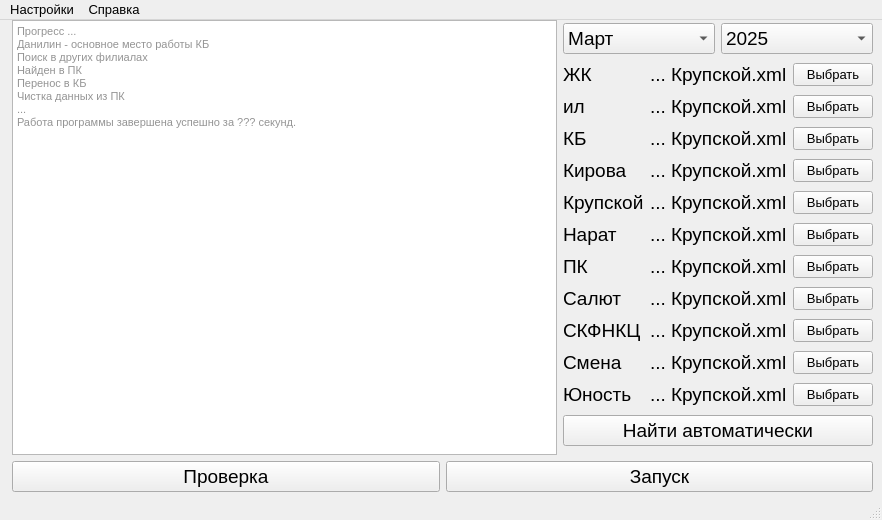
<?xml version="1.0" encoding="UTF-8"?>
<ui version="4.0">
 <class>MainWindow</class>
 <widget class="QMainWindow" name="MainWindow">
  <property name="geometry">
   <rect>
    <x>0</x>
    <y>0</y>
    <width>882</width>
    <height>520</height>
   </rect>
  </property>
  <property name="minimumSize">
   <size>
    <width>882</width>
    <height>520</height>
   </size>
  </property>
  <property name="maximumSize">
   <size>
    <width>882</width>
    <height>520</height>
   </size>
  </property>
  <property name="font">
   <font>
    <family>Tahoma</family>
    <pointsize>10</pointsize>
   </font>
  </property>
  <property name="windowTitle">
   <string>xml editor</string>
  </property>
  <widget class="QWidget" name="centralwidget">
   <widget class="QWidget" name="verticalLayoutWidget_2">
    <property name="geometry">
     <rect>
      <x>12</x>
      <y>0</y>
      <width>861</width>
      <height>472</height>
     </rect>
    </property>
    <layout class="QVBoxLayout" name="verticalLayout_2">
     <item>
      <layout class="QHBoxLayout" name="horizontalLayout_13">
       <item>
        <widget class="QTextBrowser" name="processView">
         <property name="font">
          <font>
           <family>Tahoma</family>
          </font>
         </property>
         <property name="html">
          <string>&lt;!DOCTYPE HTML PUBLIC &quot;-//W3C//DTD HTML 4.0//EN&quot; &quot;http://www.w3.org/TR/REC-html40/strict.dtd&quot;&gt;
&lt;html&gt;&lt;head&gt;&lt;meta name=&quot;qrichtext&quot; content=&quot;1&quot; /&gt;&lt;style type=&quot;text/css&quot;&gt;
p, li { white-space: pre-wrap; }
&lt;/style&gt;&lt;/head&gt;&lt;body style=&quot; font-family:'Tahoma'; font-size:10pt; font-weight:400; font-style:normal;&quot;&gt;
&lt;p style=&quot; margin-top:0px; margin-bottom:0px; margin-left:0px; margin-right:0px; -qt-block-indent:0; text-indent:0px;&quot;&gt;&lt;span style=&quot; font-family:'MS Shell Dlg 2'; font-size:8.25pt; color:#949494;&quot;&gt;Прогресс ...&lt;/span&gt;&lt;/p&gt;
&lt;p style=&quot; margin-top:0px; margin-bottom:0px; margin-left:0px; margin-right:0px; -qt-block-indent:0; text-indent:0px;&quot;&gt;&lt;span style=&quot; font-family:'MS Shell Dlg 2'; font-size:8.25pt; color:#949494;&quot;&gt;Данилин - основное место работы КБ&lt;/span&gt;&lt;/p&gt;
&lt;p style=&quot; margin-top:0px; margin-bottom:0px; margin-left:0px; margin-right:0px; -qt-block-indent:0; text-indent:0px;&quot;&gt;&lt;span style=&quot; font-family:'MS Shell Dlg 2'; font-size:8.25pt; color:#949494;&quot;&gt;Поиск в других филиалах&lt;/span&gt;&lt;/p&gt;
&lt;p style=&quot; margin-top:0px; margin-bottom:0px; margin-left:0px; margin-right:0px; -qt-block-indent:0; text-indent:0px;&quot;&gt;&lt;span style=&quot; font-family:'MS Shell Dlg 2'; font-size:8.25pt; color:#949494;&quot;&gt;Найден в ПК&lt;/span&gt;&lt;/p&gt;
&lt;p style=&quot; margin-top:0px; margin-bottom:0px; margin-left:0px; margin-right:0px; -qt-block-indent:0; text-indent:0px;&quot;&gt;&lt;span style=&quot; font-family:'MS Shell Dlg 2'; font-size:8.25pt; color:#949494;&quot;&gt;Перенос в КБ&lt;/span&gt;&lt;/p&gt;
&lt;p style=&quot; margin-top:0px; margin-bottom:0px; margin-left:0px; margin-right:0px; -qt-block-indent:0; text-indent:0px;&quot;&gt;&lt;span style=&quot; font-family:'MS Shell Dlg 2'; font-size:8.25pt; color:#949494;&quot;&gt;Чистка данных из ПК&lt;/span&gt;&lt;/p&gt;
&lt;p style=&quot; margin-top:0px; margin-bottom:0px; margin-left:0px; margin-right:0px; -qt-block-indent:0; text-indent:0px;&quot;&gt;&lt;span style=&quot; font-family:'MS Shell Dlg 2'; font-size:8.25pt; color:#949494;&quot;&gt;...&lt;/span&gt;&lt;/p&gt;
&lt;p style=&quot; margin-top:0px; margin-bottom:0px; margin-left:0px; margin-right:0px; -qt-block-indent:0; text-indent:0px;&quot;&gt;&lt;span style=&quot; font-family:'MS Shell Dlg 2'; font-size:8.25pt; color:#949494;&quot;&gt;Работа программы завершена успешно за ??? секунд.&lt;/span&gt;&lt;/p&gt;&lt;/body&gt;&lt;/html&gt;</string>
         </property>
        </widget>
       </item>
       <item>
        <layout class="QVBoxLayout" name="verticalLayout">
         <item>
          <layout class="QHBoxLayout" name="horizontalLayout_15">
           <item>
            <widget class="QComboBox" name="month_box">
             <property name="font">
              <font>
               <pointsize>14</pointsize>
              </font>
             </property>
             <property name="currentIndex">
              <number>2</number>
             </property>
             <item>
              <property name="text">
               <string>Январь</string>
              </property>
             </item>
             <item>
              <property name="text">
               <string>Февраль</string>
              </property>
             </item>
             <item>
              <property name="text">
               <string>Март</string>
              </property>
             </item>
             <item>
              <property name="text">
               <string>Апрель</string>
              </property>
             </item>
             <item>
              <property name="text">
               <string>Май</string>
              </property>
             </item>
             <item>
              <property name="text">
               <string>Июнь</string>
              </property>
             </item>
             <item>
              <property name="text">
               <string>Июль</string>
              </property>
             </item>
             <item>
              <property name="text">
               <string>Август</string>
              </property>
             </item>
             <item>
              <property name="text">
               <string>Сентябрь</string>
              </property>
             </item>
             <item>
              <property name="text">
               <string>Октябрь</string>
              </property>
             </item>
             <item>
              <property name="text">
               <string>Ноябрь</string>
              </property>
             </item>
             <item>
              <property name="text">
               <string>Декабрь</string>
              </property>
             </item>
            </widget>
           </item>
           <item>
            <widget class="QComboBox" name="year_box">
             <property name="font">
              <font>
               <pointsize>14</pointsize>
              </font>
             </property>
             <property name="currentText">
              <string>2025</string>
             </property>
             <property name="currentIndex">
              <number>5</number>
             </property>
             <item>
              <property name="text">
               <string>2020</string>
              </property>
             </item>
             <item>
              <property name="text">
               <string>2021</string>
              </property>
             </item>
             <item>
              <property name="text">
               <string>2022</string>
              </property>
             </item>
             <item>
              <property name="text">
               <string>2023</string>
              </property>
             </item>
             <item>
              <property name="text">
               <string>2024</string>
              </property>
             </item>
             <item>
              <property name="text">
               <string>2025</string>
              </property>
             </item>
            </widget>
           </item>
          </layout>
         </item>
         <item>
          <layout class="QHBoxLayout" name="horizontalLayout_5">
           <item>
            <widget class="QLabel" name="JK_lable">
             <property name="font">
              <font>
               <family>Tahoma</family>
               <pointsize>14</pointsize>
              </font>
             </property>
             <property name="text">
              <string>ЖК</string>
             </property>
            </widget>
           </item>
           <item>
            <widget class="QLabel" name="JK_file_label">
             <property name="font">
              <font>
               <family>Tahoma</family>
               <pointsize>14</pointsize>
              </font>
             </property>
             <property name="text">
              <string>... Крупской.xml</string>
             </property>
            </widget>
           </item>
           <item>
            <widget class="QPushButton" name="JK_select_btn">
             <property name="text">
              <string>Выбрать</string>
             </property>
            </widget>
           </item>
          </layout>
         </item>
         <item>
          <layout class="QHBoxLayout" name="horizontalLayout">
           <item>
            <widget class="QLabel" name="IL_label">
             <property name="font">
              <font>
               <family>Tahoma</family>
               <pointsize>14</pointsize>
              </font>
             </property>
             <property name="text">
              <string>ил</string>
             </property>
            </widget>
           </item>
           <item>
            <widget class="QLabel" name="IL_file_label">
             <property name="font">
              <font>
               <family>Tahoma</family>
               <pointsize>14</pointsize>
              </font>
             </property>
             <property name="text">
              <string>... Крупской.xml</string>
             </property>
            </widget>
           </item>
           <item>
            <widget class="QPushButton" name="IL_select_btn">
             <property name="text">
              <string>Выбрать</string>
             </property>
            </widget>
           </item>
          </layout>
         </item>
         <item>
          <layout class="QHBoxLayout" name="horizontalLayout_8">
           <item>
            <widget class="QLabel" name="KB_label">
             <property name="font">
              <font>
               <family>Tahoma</family>
               <pointsize>14</pointsize>
              </font>
             </property>
             <property name="text">
              <string>КБ</string>
             </property>
            </widget>
           </item>
           <item>
            <widget class="QLabel" name="KB_file_label">
             <property name="font">
              <font>
               <family>Tahoma</family>
               <pointsize>14</pointsize>
              </font>
             </property>
             <property name="text">
              <string>... Крупской.xml</string>
             </property>
            </widget>
           </item>
           <item>
            <widget class="QPushButton" name="KB_select_btn">
             <property name="text">
              <string>Выбрать</string>
             </property>
            </widget>
           </item>
          </layout>
         </item>
         <item>
          <layout class="QHBoxLayout" name="horizontalLayout_4">
           <item>
            <widget class="QLabel" name="KV_label">
             <property name="font">
              <font>
               <family>Tahoma</family>
               <pointsize>14</pointsize>
              </font>
             </property>
             <property name="text">
              <string>Кирова</string>
             </property>
            </widget>
           </item>
           <item>
            <widget class="QLabel" name="KV_file_label">
             <property name="font">
              <font>
               <family>Tahoma</family>
               <pointsize>14</pointsize>
              </font>
             </property>
             <property name="text">
              <string>... Крупской.xml</string>
             </property>
            </widget>
           </item>
           <item>
            <widget class="QPushButton" name="KV_select_btn">
             <property name="text">
              <string>Выбрать</string>
             </property>
            </widget>
           </item>
          </layout>
         </item>
         <item>
          <layout class="QHBoxLayout" name="horizontalLayout_12">
           <item>
            <widget class="QLabel" name="KP_label">
             <property name="font">
              <font>
               <family>Tahoma</family>
               <pointsize>14</pointsize>
              </font>
             </property>
             <property name="text">
              <string>Крупской</string>
             </property>
            </widget>
           </item>
           <item>
            <widget class="QLabel" name="KP_file_label">
             <property name="font">
              <font>
               <family>Tahoma</family>
               <pointsize>14</pointsize>
              </font>
             </property>
             <property name="text">
              <string>... Крупской.xml</string>
             </property>
            </widget>
           </item>
           <item>
            <widget class="QPushButton" name="KP_select_btn">
             <property name="text">
              <string>Выбрать</string>
             </property>
            </widget>
           </item>
          </layout>
         </item>
         <item>
          <layout class="QHBoxLayout" name="horizontalLayout_6">
           <item>
            <widget class="QLabel" name="NR_label">
             <property name="font">
              <font>
               <family>Tahoma</family>
               <pointsize>14</pointsize>
              </font>
             </property>
             <property name="text">
              <string>Нарат</string>
             </property>
            </widget>
           </item>
           <item>
            <widget class="QLabel" name="NR_file_label">
             <property name="font">
              <font>
               <family>Tahoma</family>
               <pointsize>14</pointsize>
              </font>
             </property>
             <property name="text">
              <string>... Крупской.xml</string>
             </property>
            </widget>
           </item>
           <item>
            <widget class="QPushButton" name="NR_select_btn">
             <property name="text">
              <string>Выбрать</string>
             </property>
            </widget>
           </item>
          </layout>
         </item>
         <item>
          <layout class="QHBoxLayout" name="horizontalLayout_7">
           <item>
            <widget class="QLabel" name="PK_label">
             <property name="font">
              <font>
               <family>Tahoma</family>
               <pointsize>14</pointsize>
              </font>
             </property>
             <property name="text">
              <string>ПК</string>
             </property>
            </widget>
           </item>
           <item>
            <widget class="QLabel" name="PK_file_label">
             <property name="font">
              <font>
               <family>Tahoma</family>
               <pointsize>14</pointsize>
              </font>
             </property>
             <property name="text">
              <string>... Крупской.xml</string>
             </property>
            </widget>
           </item>
           <item>
            <widget class="QPushButton" name="PK_select_btn">
             <property name="text">
              <string>Выбрать</string>
             </property>
            </widget>
           </item>
          </layout>
         </item>
         <item>
          <layout class="QHBoxLayout" name="horizontalLayout_11">
           <item>
            <widget class="QLabel" name="SL_label">
             <property name="font">
              <font>
               <family>Tahoma</family>
               <pointsize>14</pointsize>
              </font>
             </property>
             <property name="text">
              <string>Салют</string>
             </property>
            </widget>
           </item>
           <item>
            <widget class="QLabel" name="SL_file_label">
             <property name="font">
              <font>
               <family>Tahoma</family>
               <pointsize>14</pointsize>
              </font>
             </property>
             <property name="text">
              <string>... Крупской.xml</string>
             </property>
            </widget>
           </item>
           <item>
            <widget class="QPushButton" name="SL_select_btn">
             <property name="text">
              <string>Выбрать</string>
             </property>
            </widget>
           </item>
          </layout>
         </item>
         <item>
          <layout class="QHBoxLayout" name="horizontalLayout_9">
           <item>
            <widget class="QLabel" name="SK_label">
             <property name="font">
              <font>
               <family>Tahoma</family>
               <pointsize>14</pointsize>
              </font>
             </property>
             <property name="text">
              <string>СКФНКЦ</string>
             </property>
            </widget>
           </item>
           <item>
            <widget class="QLabel" name="SK_file_label">
             <property name="font">
              <font>
               <family>Tahoma</family>
               <pointsize>14</pointsize>
              </font>
             </property>
             <property name="text">
              <string>... Крупской.xml</string>
             </property>
            </widget>
           </item>
           <item>
            <widget class="QPushButton" name="SK_select_btn">
             <property name="text">
              <string>Выбрать</string>
             </property>
            </widget>
           </item>
          </layout>
         </item>
         <item>
          <layout class="QHBoxLayout" name="horizontalLayout_10">
           <item>
            <widget class="QLabel" name="SM_label">
             <property name="font">
              <font>
               <family>Tahoma</family>
               <pointsize>14</pointsize>
              </font>
             </property>
             <property name="text">
              <string>Смена</string>
             </property>
            </widget>
           </item>
           <item>
            <widget class="QLabel" name="SM_file_label">
             <property name="font">
              <font>
               <family>Tahoma</family>
               <pointsize>14</pointsize>
              </font>
             </property>
             <property name="text">
              <string>... Крупской.xml</string>
             </property>
            </widget>
           </item>
           <item>
            <widget class="QPushButton" name="SM_select_btn">
             <property name="text">
              <string>Выбрать</string>
             </property>
            </widget>
           </item>
          </layout>
         </item>
         <item>
          <layout class="QHBoxLayout" name="horizontalLayout_3">
           <item>
            <widget class="QLabel" name="UN_label">
             <property name="font">
              <font>
               <family>Tahoma</family>
               <pointsize>14</pointsize>
              </font>
             </property>
             <property name="text">
              <string>Юность</string>
             </property>
            </widget>
           </item>
           <item>
            <widget class="QLabel" name="UN_file_label">
             <property name="font">
              <font>
               <family>Tahoma</family>
               <pointsize>14</pointsize>
              </font>
             </property>
             <property name="text">
              <string>... Крупской.xml</string>
             </property>
            </widget>
           </item>
           <item>
            <widget class="QPushButton" name="UN_select_btn">
             <property name="text">
              <string>Выбрать</string>
             </property>
            </widget>
           </item>
          </layout>
         </item>
         <item>
          <widget class="QPushButton" name="autofind_btn">
           <property name="font">
            <font>
             <family>Tahoma</family>
             <pointsize>14</pointsize>
            </font>
           </property>
           <property name="text">
            <string>Найти автоматически</string>
           </property>
          </widget>
         </item>
        </layout>
       </item>
      </layout>
     </item>
     <item>
      <layout class="QHBoxLayout" name="horizontalLayout_14">
       <item>
        <widget class="QPushButton" name="check_btn">
         <property name="font">
          <font>
           <family>Tahoma</family>
           <pointsize>14</pointsize>
          </font>
         </property>
         <property name="text">
          <string>Проверка</string>
         </property>
        </widget>
       </item>
       <item>
        <widget class="QPushButton" name="start_btn">
         <property name="font">
          <font>
           <family>Tahoma</family>
           <pointsize>14</pointsize>
          </font>
         </property>
         <property name="text">
          <string>Запуск</string>
         </property>
        </widget>
       </item>
      </layout>
     </item>
    </layout>
   </widget>
  </widget>
  <widget class="QMenuBar" name="menubar">
   <property name="geometry">
    <rect>
     <x>0</x>
     <y>0</y>
     <width>882</width>
     <height>22</height>
    </rect>
   </property>
   <widget class="QMenu" name="settings_menu">
    <property name="title">
     <string>Настройки</string>
    </property>
    <addaction name="settings_action"/>
   </widget>
   <widget class="QMenu" name="manual_menu">
    <property name="title">
     <string>Справка</string>
    </property>
    <addaction name="about_action"/>
    <addaction name="checkUpdate_action"/>
   </widget>
   <addaction name="settings_menu"/>
   <addaction name="manual_menu"/>
  </widget>
  <widget class="QStatusBar" name="statusbar"/>
  <action name="settings_action">
   <property name="text">
    <string>Параметры</string>
   </property>
  </action>
  <action name="about_action">
   <property name="text">
    <string>О программе</string>
   </property>
  </action>
  <action name="checkUpdate_action">
   <property name="text">
    <string>Проверить обновление</string>
   </property>
  </action>
 </widget>
 <resources/>
 <connections/>
</ui>
